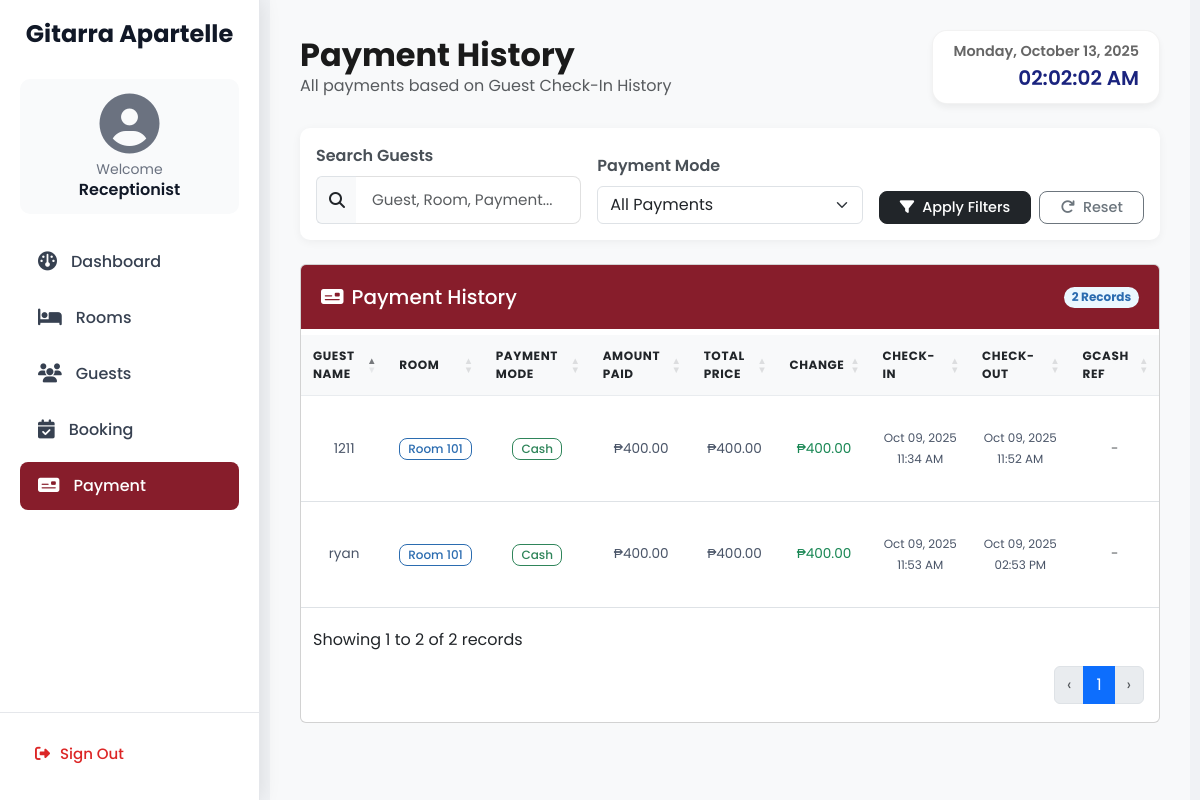
The page /receptionist-payment.php on the database as committed earlier.
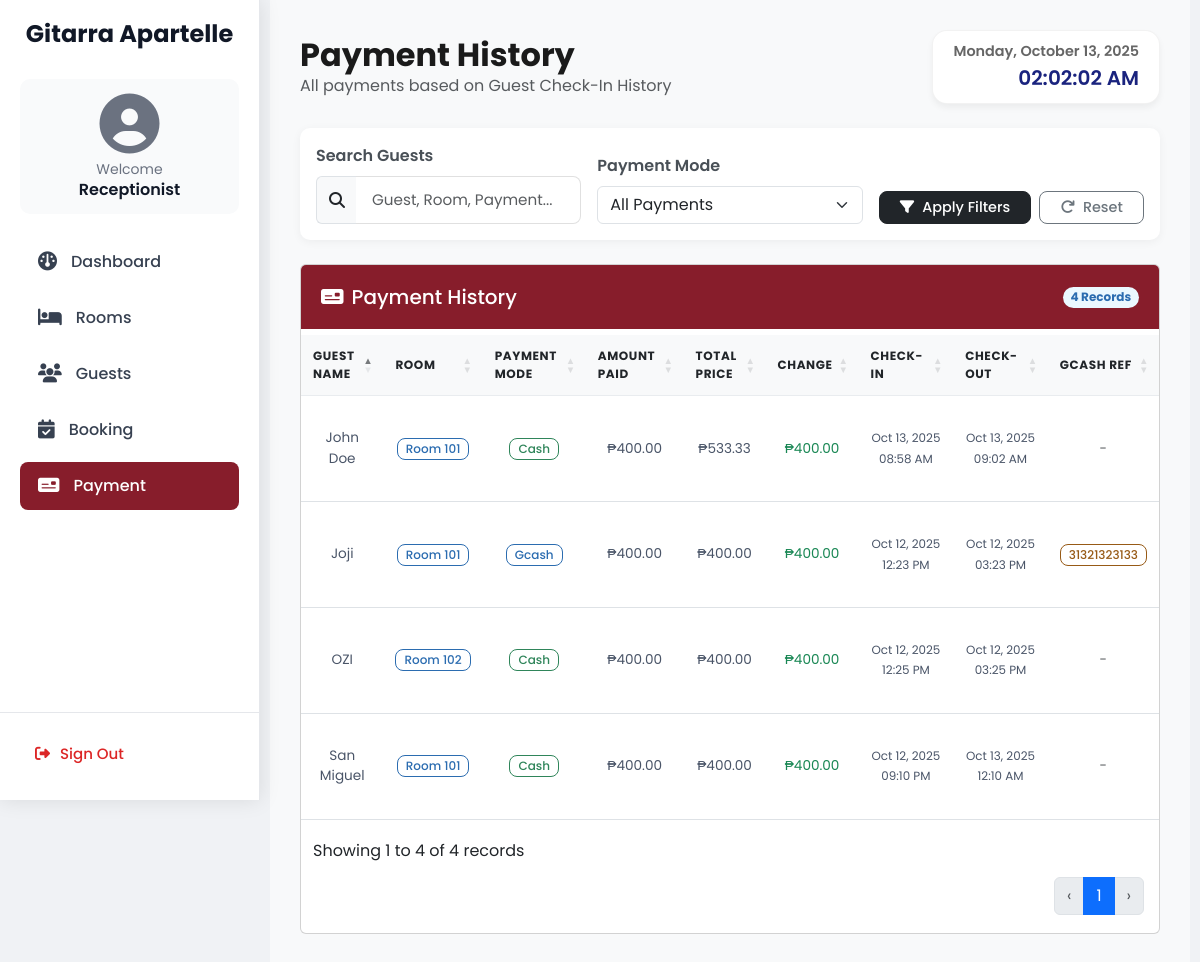
The same page on the database as committed later.
### tables this page shows
CREATE TABLE `checkins` (
  `id` int NOT NULL,
  `guest_name` varchar(100) NOT NULL,
  `address` varchar(255) NOT NULL,
  `telephone` varchar(15) NOT NULL,
  `room_number` int NOT NULL,
  `room_type` varchar(50) NOT NULL,
  `stay_duration` int NOT NULL,
  `total_price` decimal(10,2) NOT NULL,
  `amount_paid` decimal(10,2) NOT NULL,
  `change_amount` decimal(10,2) NOT NULL,
  `payment_mode` enum('cash','gcash') NOT NULL,
  `check_in_date` datetime NOT NULL,
  `check_out_date` datetime NOT NULL,
  `status` enum('scheduled','checked_in','checked_out') DEFAULT 'scheduled',
  `gcash_reference` varchar(100) DEFAULT NULL,
  `receptionist_id` int DEFAULT NULL
);

### receptionist-payment.php (the view, shortened to what the changed rows need)
<?php
require_once 'database.php';
$sql = "SELECT
    id,
    guest_name,
    room_number,
    room_type,
    payment_mode,
    amount_paid,
    total_price,
    change_amount,
    check_in_date,
    check_out_date,
    gcash_reference
FROM checkins WHERE 1=1";
$sql .= " ORDER BY check_in_date DESC";
$result = $conn->query($sql);
?>
<!DOCTYPE html>
<html lang="en">
<head>
    <link href="https://cdn.jsdelivr.net/npm/bootstrap@5.3.0/dist/css/bootstrap.min.css" rel="stylesheet">
    <link rel="stylesheet" href="https://cdnjs.cloudflare.com/ajax/libs/font-awesome/6.4.2/css/all.min.css">
    <link href="https://cdn.datatables.net/1.11.5/css/dataTables.bootstrap5.min.css" rel="stylesheet">
    <link href="style.css" rel="stylesheet">
</head>
<body>
  <div class="content">
    <div class="d-flex justify-content-between align-items-center mb-4">
        <div>
            <h2 class="fw-bold mb-0">Payment History</h2>
        </div>
    </div>
<div class="card mb-4">
  <div class="card-header text-white d-flex justify-content-between align-items-center" style="background-color: #871D2B;">
    <h5 class="mb-0"><i class="fas fa-money-check me-2"></i>Payment History</h5>
    <span class="badge bg-blue-100 text-blue-800 border-blue-200 rounded-pill">
      <?= $result->num_rows ?> Records
    </span>
  </div>
  <div class="card-body p-0">
    <?php if ($result->num_rows > 0): ?>
      <div class="table-responsive">
        <table id="paymentTable" class="table table-hover mb-0">
          <thead>
            <tr>
              <th>Guest Name</th>
              <th>Room</th>
              <th>Payment Mode</th>
              <th>Amount Paid</th>
              <th>Total Price</th>
              <th>Change</th>
              <th>Check-In</th>
              <th>Check-Out</th>
              <th>GCash Ref</th>
            </tr>
          </thead>
          <tbody>
            <?php while ($row = $result->fetch_assoc()): ?>
              <tr>
                <td><?= htmlspecialchars($row['guest_name']) ?></td>
                <td>
                  <span class="badge bg-info-100 text-info-800 border-info-200">
                    Room <?= htmlspecialchars($row['room_number']) ?>
                  </span><br>
                </td>
                <td>
                  <?php if (strtolower($row['payment_mode']) === 'cash'): ?>
                    <span class="badge bg-green-100 text-green-800 border-green-200">
                      <?= ucfirst($row['payment_mode']) ?>
                    </span>
                  <?php else: ?>
                    <span class="badge bg-blue-100 text-blue-800 border-blue-200">
                      <?= ucfirst($row['payment_mode']) ?>
                    </span>
                  <?php endif; ?>
                </td>
                <td>₱<?= number_format($row['amount_paid'], 2) ?></td>
                <td>₱<?= number_format($row['total_price'], 2) ?></td>
                <td>
                  <?php if ($row['change_amount'] > 0): ?>
                    <span class="text-success">₱<?= number_format($row['change_amount'], 2) ?></span>
                  <?php else: ?>
                    <span class="text-muted">₱0.00</span>
                  <?php endif; ?>
                </td>
                <td><small><?= date('M d, Y h:i A', strtotime($row['check_in_date'])) ?></small></td>
                <td><small><?= date('M d, Y h:i A', strtotime($row['check_out_date'])) ?></small></td>
                <td>
                  <?php if (!empty($row['gcash_reference'])): ?>
                    <span class="badge bg-amber-100 text-amber-800 border-amber-200">
                      <?= htmlspecialchars($row['gcash_reference']) ?>
                    </span>
                  <?php else: ?>
                    <span class="text-muted">-</span>
                  <?php endif; ?>
                </td>
              </tr>
            <?php endwhile; ?>
          </tbody>
        </table>
      </div>
    <?php endif; ?>
  </div>
</div>
</body>
</html>

Rows that differ between the two databases and show on the page:
removed checkins: guest_name "ryan", room_number "101", payment_mode "Cash", amount_paid "400.00", total_price "400.00", change_amount "400.00", check_in_date "Oct 09, 2025 11:53 AM", check_out_date "Oct 09, 2025 02:53 PM"
removed checkins: guest_name "1211", room_number "101", payment_mode "Cash", amount_paid "400.00", total_price "400.00", change_amount "400.00", check_in_date "Oct 09, 2025 11:34 AM", check_out_date "Oct 09, 2025 11:52 AM"
added checkins: guest_name "John Doe", room_number "101", payment_mode "Cash", amount_paid "400.00", total_price "533.33", change_amount "400.00", check_in_date "Oct 13, 2025 08:58 AM", check_out_date "Oct 13, 2025 09:02 AM"
added checkins: guest_name "San Miguel", room_number "101", payment_mode "Cash", amount_paid "400.00", total_price "400.00", change_amount "400.00", check_in_date "Oct 12, 2025 09:10 PM", check_out_date "Oct 13, 2025 12:10 AM"
added checkins: guest_name "OZI", room_number "102", payment_mode "Cash", amount_paid "400.00", total_price "400.00", change_amount "400.00", check_in_date "Oct 12, 2025 12:25 PM", check_out_date "Oct 12, 2025 03:25 PM"
added checkins: guest_name "Joji", room_number "101", payment_mode "Gcash", amount_paid "400.00", total_price "400.00", change_amount "400.00", check_in_date "Oct 12, 2025 12:23 PM", check_out_date "Oct 12, 2025 03:23 PM", gcash_reference "31321323133"
Other text that changed with them:
$result->num_rows: "2" → "4"
text written by a page script: "Showing 1 to 2 of 2 records ‹ 1 ›" → "Showing 1 to 4 of 4 records ‹ 1 ›"
